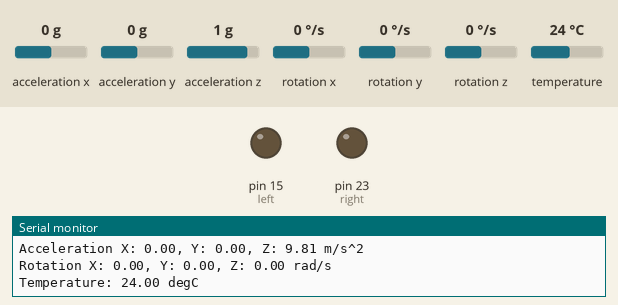
Recording of a sketch running on a simulated Arduino Mega 2560, built with avr-gcc and run on an emulated ATmega2560. Shown: output pins drawn as LEDs (lit = HIGH), the last lines printed to the serial monitor. Dashed ring = blinking. Inputs (shaded band) come from the test bench; at power-on: acceleration y 0 g, acceleration x 0 g, acceleration z 1 g, rotation x 0 °/s, rotation y 0 °/s, rotation z 0 °/s, temperature 24 °C.

Above: at 1.3 s.
1.4 s: acceleration y set to -0.3 g
At 2.1 s:
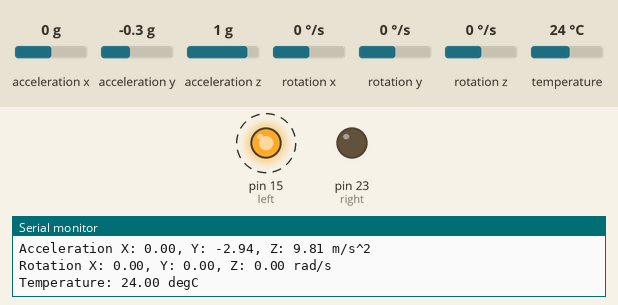
4.4 s: acceleration y set to 0.8 g
At 5.8 s:
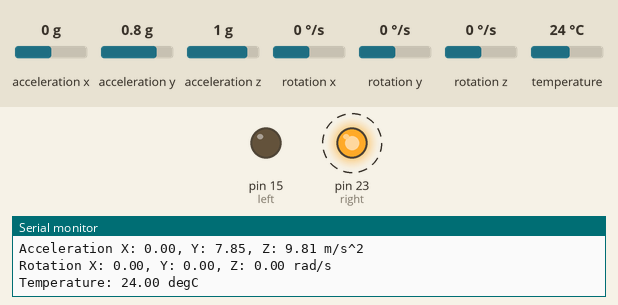
7.4 s: acceleration y set to 0.3 g
9.1 s: acceleration y set to 0 g
At 10.0 s:
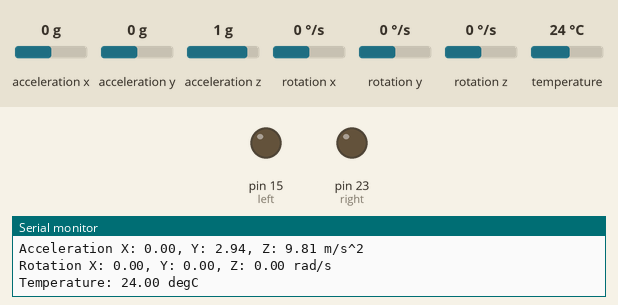
11.0 s: acceleration y set to -1.4 g
At 11.6 s:
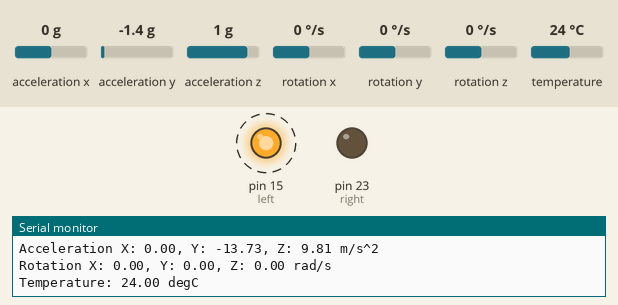
Timing chart, 0 to 15.0 s (numbered marks = the images above; inputs shaded):
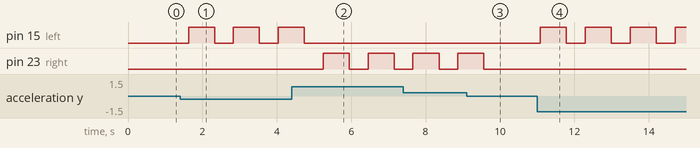

Measured:
- the behaviour switches between -0.1 and -0.2 g on acceleration y (found by bisection; images 0 and 1)
- the behaviour switches between 0.2 and 0.1 g on acceleration y (found by bisection; images 2 and 3)
- after the input at 1.4 s, pin 15 (left): alternates HIGH for 0.70 s and LOW for 0.51 s, starting after 0.23 s
- after the input at 4.4 s, pin 15 (left): goes on until 4.7 s, then stays LOW; pin 23 (right): alternates HIGH for 0.70 s and LOW for 0.51 s, starting after 0.85 s
- after the input at 9.1 s, pin 23 (right): goes on until 9.6 s, then stays LOW
- after the input at 11.0 s, pin 15 (left): alternates HIGH for 0.70 s and LOW for 0.51 s, starting after 0.09 s

The sketch:

Blinkers.ino
```cpp
#include <Adafruit_MPU6050.h>
#include <Adafruit_Sensor.h>
#include <Wire.h>
#define right 23
#define left 15
//scl to 22
//sdl to 21

Adafruit_MPU6050 mpu;

void setup() {
  pinMode(right, OUTPUT);
  pinMode(left, OUTPUT);
  Serial.begin(115200);
  while (!Serial)
    delay(10);
  Serial.println("Adafruit MPU6050 test!");
  if (!mpu.begin()) {
    Serial.println("Failed to find MPU6050 chip");
    while (1) {
      delay(10);
    }
  }
  Serial.println("MPU6050 Found!");
  Serial.println("");
  delay(100);
}

void loop() {
  sensors_event_t a, g, temp;
  mpu.getEvent(&a, &g, &temp);
  Serial.print("Acceleration X: ");
  Serial.print(a.acceleration.x);
  Serial.print(", Y: ");
  Serial.print(a.acceleration.y);
  Serial.print(", Z: ");
  Serial.print(a.acceleration.z);
  Serial.println(" m/s^2");
  Serial.print("Rotation X: ");
  Serial.print(g.gyro.x);
  Serial.print(", Y: ");
  Serial.print(g.gyro.y);
  Serial.print(", Z: ");
  Serial.print(g.gyro.z);
  Serial.println(" rad/s");
  Serial.print("Temperature: ");
  Serial.print(temp.temperature);
  Serial.println(" degC");
  Serial.println("");
  if(a.acceleration.y<-1) {
    digitalWrite(right, LOW);
    digitalWrite(left, HIGH);
    delay(700);
    digitalWrite(left, LOW);
    // delay(500);
  } else if(a.acceleration.y>1) {
    digitalWrite(left, LOW);
    digitalWrite(right, HIGH);
    delay(700);
    digitalWrite(right, LOW);
    // delay(500);
  } else {
    digitalWrite(right, LOW);
    digitalWrite(left, LOW);
  }
  delay(500);
}
```
